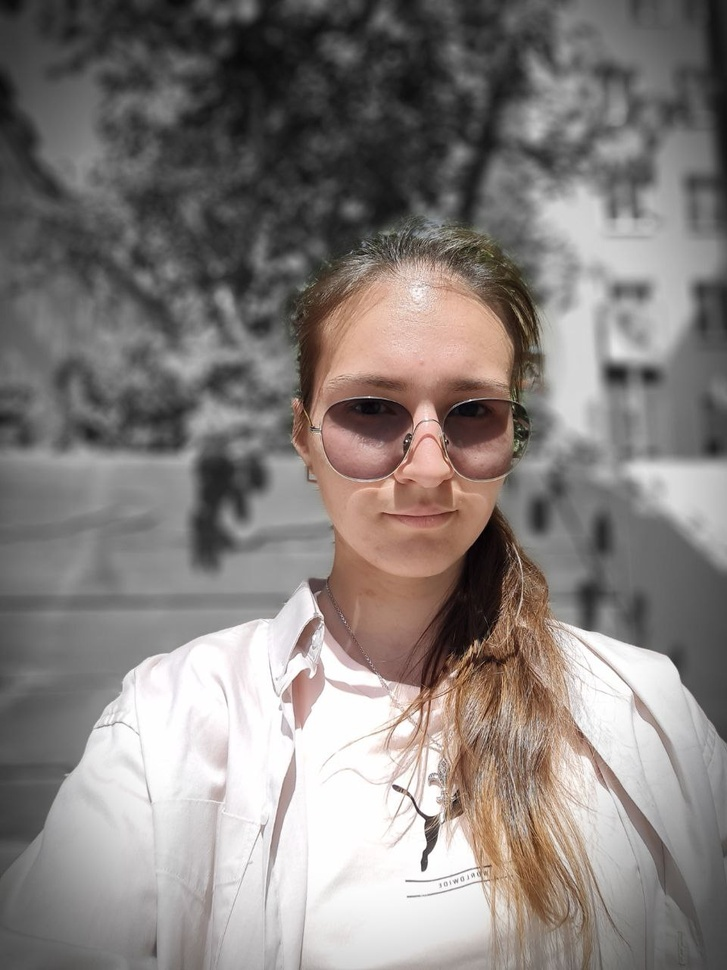
#> input picture asserts/me_0.jpg, 727 x 970 px, shrunk from 960 x 1280 before the run
$ jupyter execute --allow-errors Code.ipynb   (older library calls are emulated)
#> lines starting #> are read from the running program, lines starting #| are printed output that depends on the picture
Lab 4. Familiarize yourself with interactive image segmentation methods from the scikit-image library. HAB-191 Matychenko A.D.

1. Get the original color image - a photo of your face, try to ensure uniform lighting
2. Download the received face image. Convert the image to shades of gray using the rgb2gray function

[cell 1]
from turtle import color
from skimage import io
import matplotlib.pyplot as plt
from skimage.color import rgb2gray

file_path='asserts/me_0.jpg'
image=rgb2gray(io.imread(file_path))
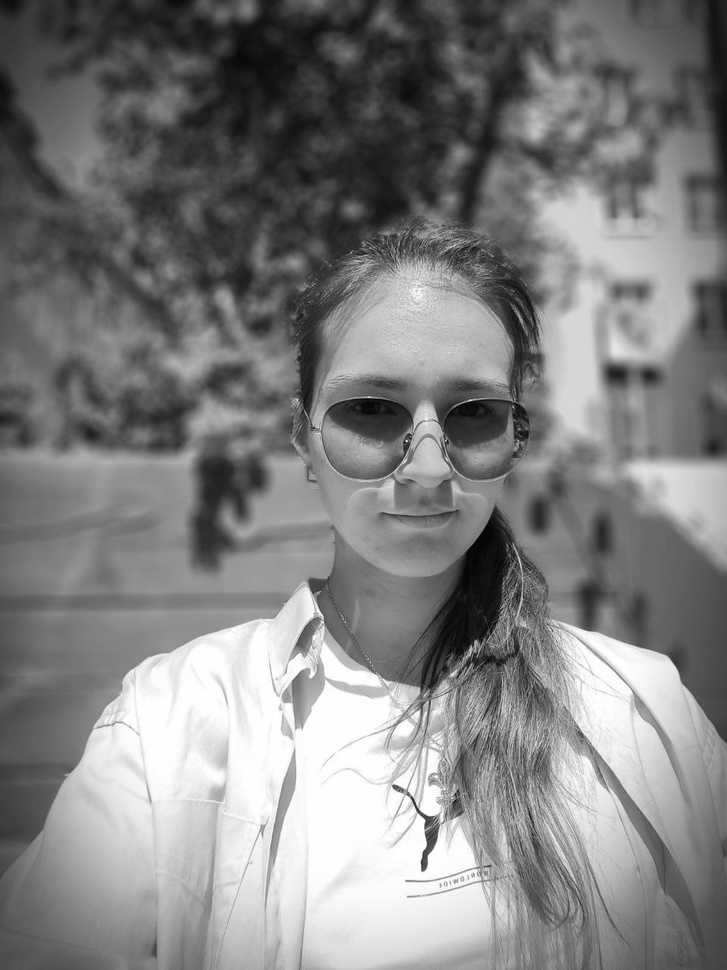
#> image: shape (970, 727) float64; min 0.00196, max 1, mean 0.504

fig,ax=plt.subplots(ncols=2,figsize=(10,8))
ax[0].imshow(io.imread(file_path))
ax[0].axis('off')
ax[0].set_title('Anastasiia Matychenko original')
ax[1].imshow(image,cmap=plt.cm.gray)
ax[1].axis('off')
ax[1].set_title('Anastasiia Matychenko rgb')
plt.savefig('images/gray_me.jpg')
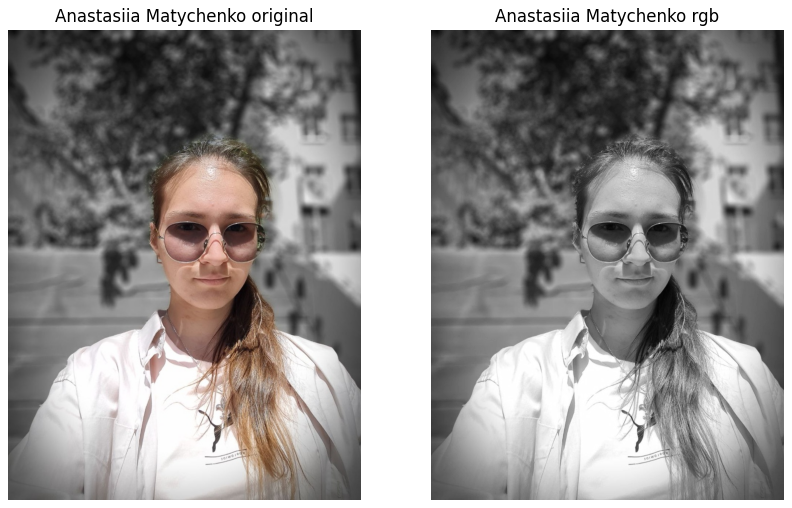
#> figure drawn by matplotlib, 2 panels

3. Perform face segmentation using active contours, adjusting the alpha and beta parameters (example 4.2). Show the image with the initial approximation and the image obtained as a result of segmentation

[cell 2]
import numpy as np
from skimage.filters import gaussian
from skimage.segmentation import active_contour


def circle_points(resolution, center, radius):
    radians = np.linspace(0, 2*np.pi, resolution)
    c = center[1] + radius*np.cos(radians)
    r = center[0] + radius*np.sin(radians)
    return np.array([c, r]).T


def active_counters(init,image,points,file_name):
#> called with init = array of shape (400, 2), points = array of shape (399, 2), file_name = 'initial'
    snake_10 = active_contour(gaussian(image, 3, preserve_range=False),init, alpha=0.015, beta=0.001, gamma=0.001)
#> snake_10 = 400 pairs, first value 16.76 to 16.78, second value 252.8 to 252.8
    fig, ax = plt.subplots(ncols=2,figsize=(10, 10))
    ax[0].imshow(image, cmap=plt.cm.gray)
    ax[0].plot(points[:, 0], points[:, 1], '--r', lw=3)

    ax[1].imshow(image, cmap=plt.cm.gray)
    ax[1].plot(init[:, 1], init[:, 0], '--r', lw=3)
    ax[1].plot(snake_10[:, 1], snake_10[:, 0], '-b', lw=3)
    ax[1].set_xticks([]), ax[1].set_yticks([])
    ax[1].axis([0, image.shape[1], image.shape[0], 0])
    plt.savefig(f'images/active_countour/{file_name}.jpg')
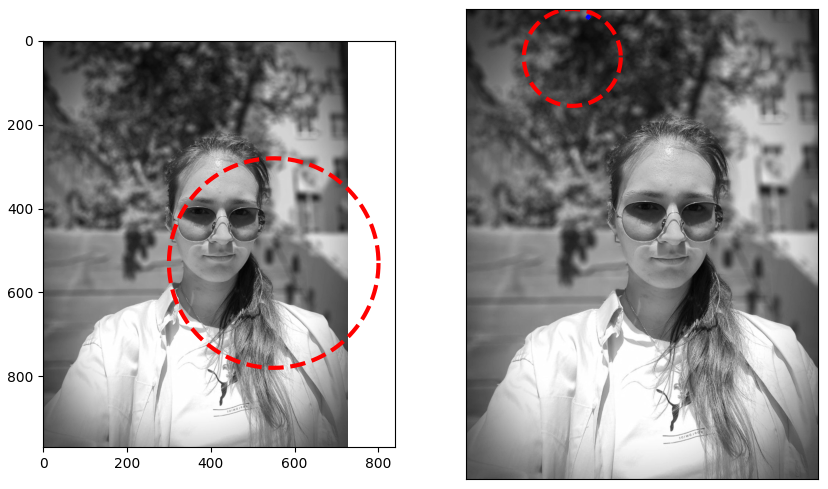
#> figure drawn by matplotlib, 2 panels

[cell 3]
file_name='initial'
s = np.linspace(0, 2*np.pi, 400)
r = 100 + 100 * np.sin(s)
c = 220 + 100 * np.cos (s)
init = np.array([r, c]).T
points = circle_points(400, [530, 550], 250)[:-1]
active_counters(init,image,points,file_name)

[cell 4]
file_name='adjusted'
s = np.linspace(0, 2*np.pi, 400)
r = 530 + 230 * np.sin(s)
c = 530 + 230 * np.cos (s)
init = np.array([r, c]).T
points = circle_points(400, [530, 550], 250)[:-1]
active_counters(init,image,points,file_name)

4. Perform face segmentation using the random walk method, adjusting the beta parameter (examples 4.3, 4.4). Bring the image with the initial approximation and the image obtained as a result of segmentation

[cell 5]
from skimage.segmentation import random_walker


def random_walk(image,points,file_name):
    image_labels = np.zeros(image.shape, dtype=np.uint8)
    image_labels[points[:, 1].astype(np.int), points[:,0].astype(np.int)] = 2
    points = circle_points(400, [570, 550], 90)[:-1]
    image_labels[points[:, 1].astype(np.int), points[:,0].astype(np.int)] = 1

    image_segmented = random_walker(image, image_labels, mode='bf')

    fig, ax = plt.subplots(ncols=2,figsize=(10,10))
    ax[0].imshow(image, cmap=plt.cm.gray)
    ax[0].plot(points[:, 0], points[:, 1], '--r', lw=3)

    ax[1].imshow(image, cmap=plt.cm.gray)
    ax[1].imshow(image_segmented==1, alpha=0.2, cmap=plt.cm.gray)
    plt.savefig(f'images/walk_method/{file_name}.jpg')

[cell 6]
c
#> (the rest of this cell did not finish here and is left out)

[cell 7]
points = circle_points(400, [570, 550], 250)[:-1]
#> (the rest of this cell did not finish here and is left out)
